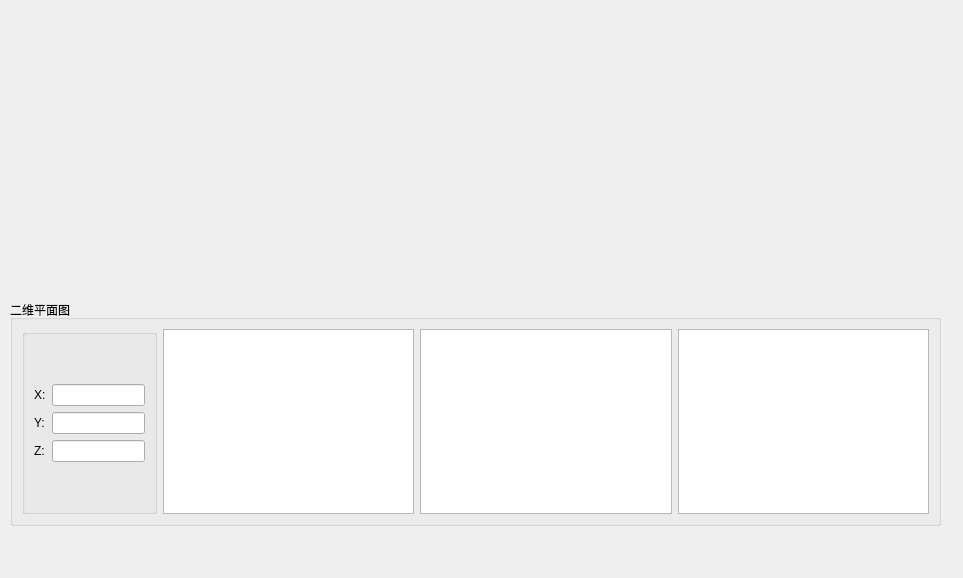
<?xml version="1.0" encoding="UTF-8"?>
<ui version="4.0">
 <class>fish</class>
 <widget class="QMainWindow" name="fish">
  <property name="geometry">
   <rect>
    <x>0</x>
    <y>0</y>
    <width>963</width>
    <height>578</height>
   </rect>
  </property>
  <property name="windowTitle">
   <string>MainWindow</string>
  </property>
  <widget class="QWidget" name="centralwidget">
   <widget class="QSplitter" name="splitter">
    <property name="geometry">
     <rect>
      <x>860</x>
      <y>10</y>
      <width>70</width>
      <height>537</height>
     </rect>
    </property>
    <property name="orientation">
     <enum>Qt::Vertical</enum>
    </property>
   </widget>
   <widget class="QGroupBox" name="groupBox_2">
    <property name="geometry">
     <rect>
      <x>10</x>
      <y>300</y>
      <width>931</width>
      <height>226</height>
     </rect>
    </property>
    <property name="minimumSize">
     <size>
      <width>685</width>
      <height>0</height>
     </size>
    </property>
    <property name="title">
     <string>二维平面图</string>
    </property>
    <layout class="QHBoxLayout" name="horizontalLayout">
     <item>
      <widget class="QGroupBox" name="groupBox">
       <property name="sizePolicy">
        <sizepolicy hsizetype="MinimumExpanding" vsizetype="MinimumExpanding">
         <horstretch>0</horstretch>
         <verstretch>0</verstretch>
        </sizepolicy>
       </property>
       <property name="minimumSize">
        <size>
         <width>20</width>
         <height>20</height>
        </size>
       </property>
       <property name="title">
        <string/>
       </property>
       <layout class="QVBoxLayout" name="verticalLayout">
        <item>
         <layout class="QGridLayout" name="gridLayout_3">
          <item row="1" column="0">
           <widget class="QLabel" name="label_11">
            <property name="text">
             <string>Y:</string>
            </property>
           </widget>
          </item>
          <item row="0" column="1">
           <widget class="QLineEdit" name="lineEdit_1"/>
          </item>
          <item row="2" column="0">
           <widget class="QLabel" name="label_12">
            <property name="text">
             <string>Z:</string>
            </property>
           </widget>
          </item>
          <item row="2" column="1">
           <widget class="QLineEdit" name="lineEdit_3"/>
          </item>
          <item row="1" column="1">
           <widget class="QLineEdit" name="lineEdit_2"/>
          </item>
          <item row="0" column="0">
           <widget class="QLabel" name="label_10">
            <property name="text">
             <string>X:</string>
            </property>
           </widget>
          </item>
         </layout>
        </item>
       </layout>
      </widget>
     </item>
     <item>
      <layout class="QGridLayout" name="gridLayout_5">
       <item row="0" column="1">
        <widget class="QChartView" name="graphicsView"/>
       </item>
       <item row="0" column="2">
        <widget class="QChartView" name="graphicsView_2"/>
       </item>
       <item row="0" column="0">
        <widget class="QChartView" name="chartViewScatter_1"/>
       </item>
      </layout>
     </item>
    </layout>
   </widget>
  </widget>
  <widget class="QMenuBar" name="menubar">
   <property name="geometry">
    <rect>
     <x>0</x>
     <y>0</y>
     <width>963</width>
     <height>26</height>
    </rect>
   </property>
  </widget>
 </widget>
 <customwidgets>
  <customwidget>
   <class>QChartView</class>
   <extends>QGraphicsView</extends>
   <header>qchartview.h</header>
  </customwidget>
 </customwidgets>
 <resources/>
 <connections/>
</ui>
